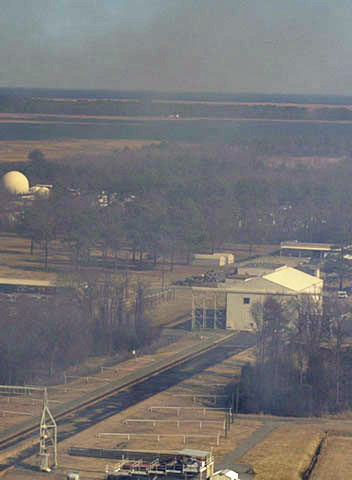
#> input picture image_enhancement/my_works/ace.jpg, 352 x 480 px
$ python entropy.py ace.jpg   (Python 2 division)
#> lines starting #> are read from the running program, lines starting #| are printed output that depends on the picture; long printed decimals are rounded
#> further down, img is the input picture: shape (480, 352, 3); mean B, G, R 116.8, 115.8, 117.4
import cv2
import numpy as np
from matplotlib import pyplot as plt
import sys
import math

try:
	first_arg = sys.argv[1]

except Exception as err:
	print "argument not provided"


def normalized_histogram(img):
	#for converting 3D array to 2D
	shape_img = list(img.shape)
#> shape_img = [480, 352, 3]
	shape_img[2] = 1
	two_D = tuple(shape_img)
#> two_D = (480, 352, 1)
	temp = np.zeros(two_D)

	#histogram
	hist = np.zeros((3,256))
	for c in xrange(0, 3):
		temp = img[:,:,c]
		for (x,y), value in np.ndenumerate(temp):
			hist[c,temp[x,y]] += 1
#> this loop made 3 passes
#> pass 1, in normalized_histogram, `temp = img[:,:,c]`:
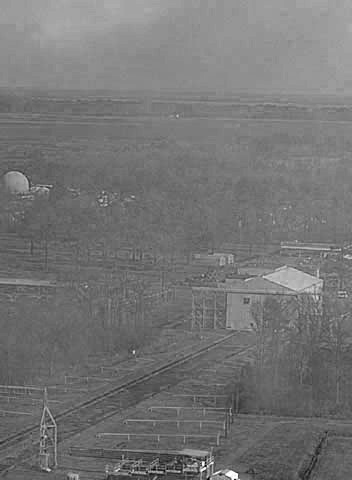
#> temp: shape (480, 352); min 0, max 255, mean 116.8
#> pass 2, in normalized_histogram, `temp = img[:,:,c]`:
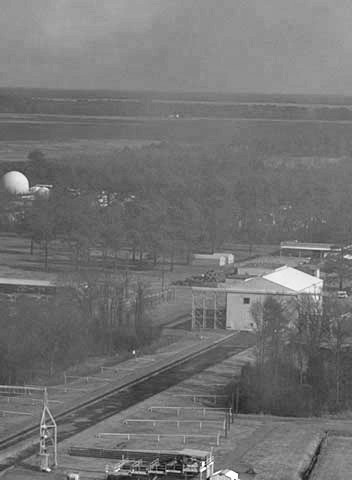
#> temp: shape (480, 352); min 0, max 255, mean 115.8
#> pass 3, in normalized_histogram, `temp = img[:,:,c]`:
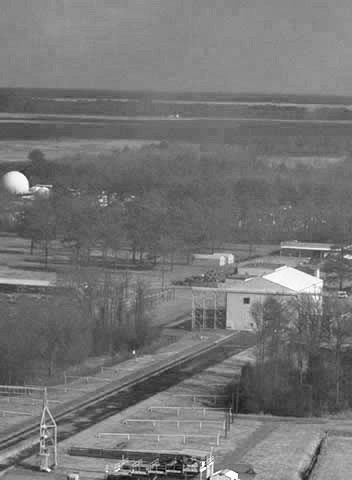
#> temp: shape (480, 352); min 0, max 255, mean 117.4

	#normalizing histogram --> computing probability
	hist /= (shape_img[0]*shape_img[1])
	return hist

def calc_entropy(nor):
	entr_rgb = np.zeros((3))
	temp = np.zeros((1,256))
	for c in xrange(0, 3):
		entr = 0.0
		temp = nor[c,:]
		for x, value in np.ndenumerate(temp):
			if (temp[x]>0): #removing zero so that log is not infinity
				entr += temp[x] * math.log(temp[x],10) #shannon formula
		entr_rgb[c] = -entr
#> after the loop, entr_rgb = [1.93, 2, 2.02]
	return entr_rgb


try:
	img = cv2.imread(first_arg)#select image
	#to check if code is working make img[:,:,0] = const and see the change
	norm = normalized_histogram(img)
	entropy = calc_entropy(norm)
#> entropy = [1.93, 2, 2.02]
	print entropy #prints entropy of B,G,R channel in order
#| [1.932 1.995 2.019]


except Exception as error:
	print error

$ run again, on image_enhancement/my_works/clahe.jpg
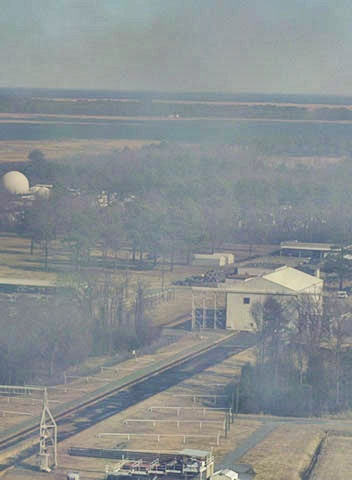
#> input picture image_enhancement/my_works/clahe.jpg, 352 x 480 px
#> img is the input picture: shape (480, 352, 3); mean B, G, R 145.4, 143.5, 137.6
#> the loop in normalized_histogram, `for c in xrange(0, 3):` made 3 passes
#> pass 1, in normalized_histogram, `temp = img[:,:,c]`:
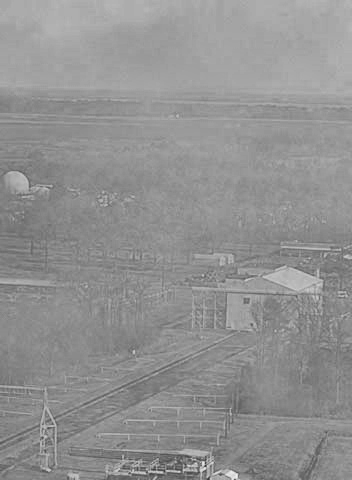
#> temp: shape (480, 352); min 53, max 241, mean 145.4
#> pass 2, in normalized_histogram, `temp = img[:,:,c]`:
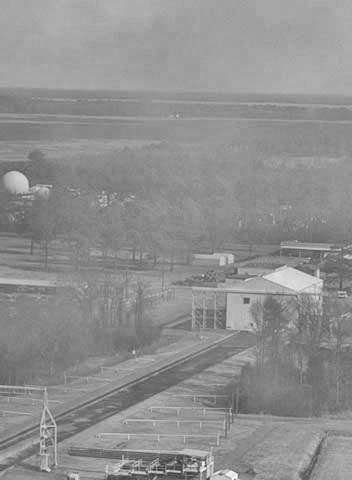
#> temp: shape (480, 352); min 50, max 255, mean 143.5
#> after the loop in calc_entropy, `for c in xrange(0, 3):`: entr_rgb = [1.79, 1.89, 1.95]
#| [1.794 1.889 1.955]
